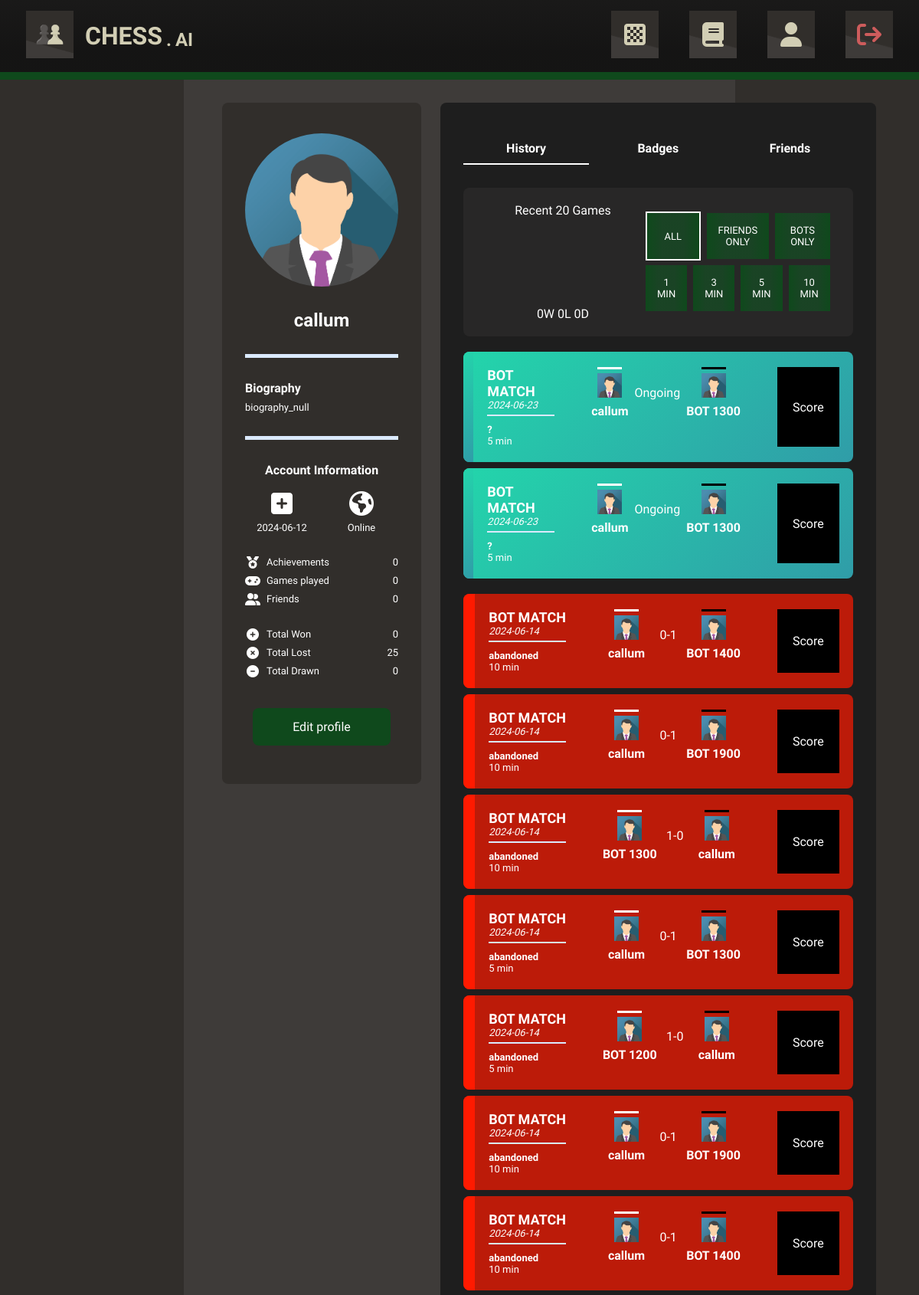
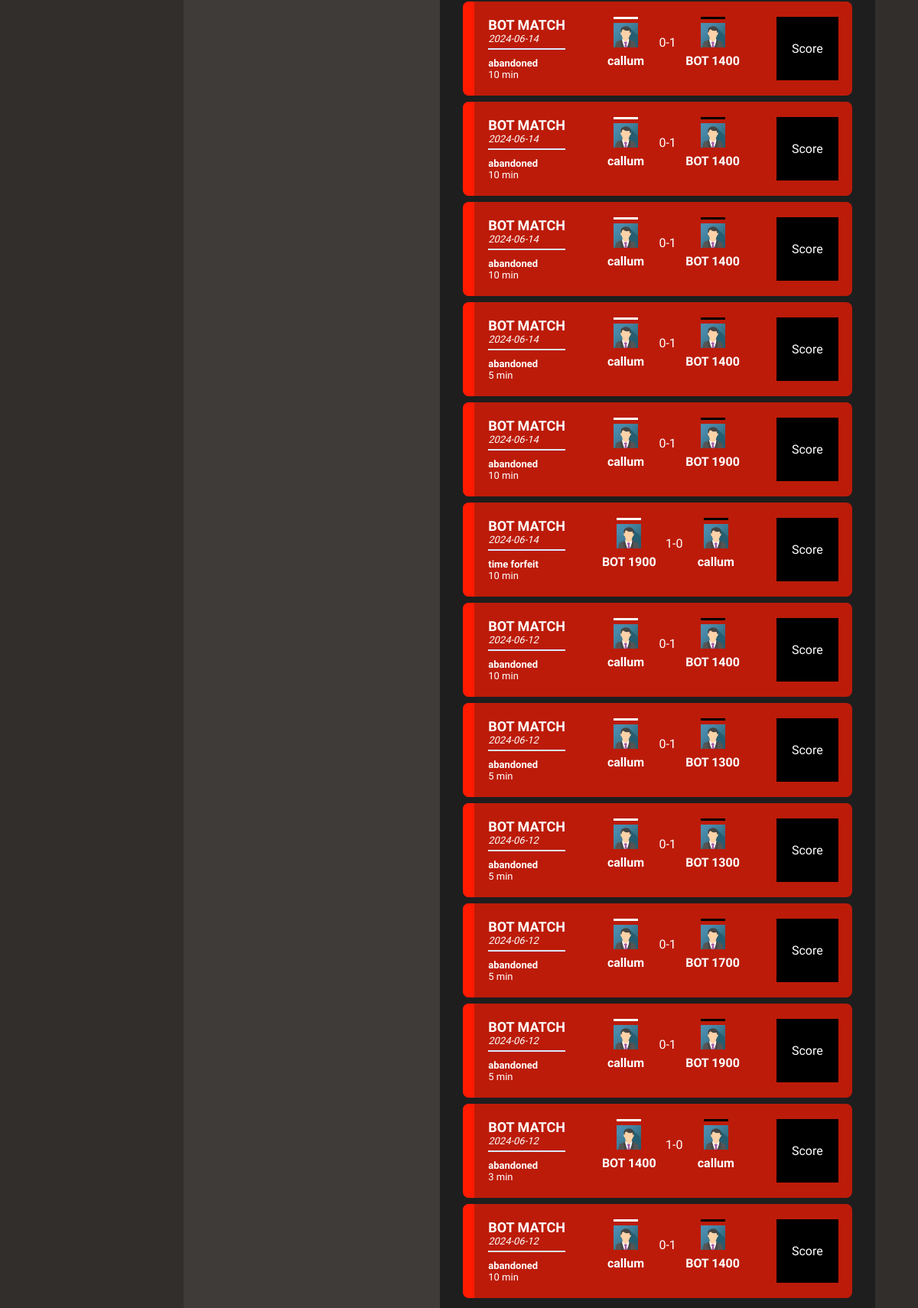
Screenshot of /profile (signed in, upper part) with the database file from the repository (2 pictures, top to bottom).
### tables this page shows
CREATE TABLE Player(
    PlayerID INTEGER PRIMARY KEY AUTOINCREMENT,
    Username TEXT UNIQUE NOT NULL,
    "Password" TEXT NOT NULL,
    "Status" TEXT NOT NULL,
    LastActive TIMESTAMP NOT NULL DEFAULT CURRENT_TIMESTAMP,
    Biography TEXT NOT NULL,
    Created TIMESTAMP NOT NULL DEFAULT CURRENT_TIMESTAMP,
    Picture TEXT NOT NULL,
    Wins INTEGER NOT NULL,
    Losses INTEGER NOT NULL,
    Draws INTEGER NOT NULL
);

CREATE TABLE Match (

    MatchID INTEGER PRIMARY KEY AUTOINCREMENT,
    Bot INTEGER NOT NULL,
    Player INTEGER NOT NULL,
    "Event" TEXT NOT NULL,
    "Site" TEXT NOT NULL,
    "Date" TIMESTAMP NOT NULL DEFAULT CURRENT_TIMESTAMP,
    Round TEXT NOT NULL,
    Result TEXT NOT NULL,
    "Time" INTEGER NOT NULL,
    Termination TEXT NOT NULL,
    Moves TEXT,

    FOREIGN KEY(Bot) REFERENCES MatchBot(BotID),
    FOREIGN KEY(Player) REFERENCES MatchPlayer(PlayerID),
    FOREIGN KEY("Time") REFERENCES TimeControl("Value")
);

CREATE TABLE Bot(
    BotID INTEGER PRIMARY KEY AUTOINCREMENT,
    Username TEXT UNIQUE NOT NULL,
    Rating TEXT NOT NULL
);

### app.py (the view, shortened to what this page needs)
@app.route('/profile', methods=['GET', 'PATCH'])
@login_required
def profile():
    display = request.args.get('display', default = 20, type = int)
    if display < 20: display = 20   # If user manually sets route to a negative number or 0 (which is invalid) reset the display filter to 20
    if request.method == 'GET':
        id = current_user.get_id()
        conn = get_db_connection()
        ongoing_games = conn.execute("SELECT * FROM Match WHERE Player = (?) AND Result = (?)", [id, "Ongoing"]).fetchall()
        finished_games = conn.execute("SELECT * FROM Match WHERE Player = (?) AND Result != (?)", [id, "Ongoing"]).fetchall()
        total = len(finished_games)
        if ongoing_games or finished_games:
            ongoing = bot_game_obj(id, ongoing_games)
            games = bot_game_obj(id, finished_games, display)
            conn.close()
            return render_template("pages/profile.html", games=games, ongoing=ongoing, total=total)
        else:
            conn.close()
            return render_template("pages/profile.html")

### templates/pages/profile.html (shortened to what this page needs)
{% extends "layout.html" %}
{% block head %}
  {{ super() }}
  <link rel="stylesheet" href="{{ url_for('static', filename='styles/css/profile.css') }}">
{% endblock %}
{% block content %}
<div class="container" style="height:fit-content;">
  <div class="wrapper">
    <div class="row">
      <div class="item middle">
        <img id="avatar" src="{{ current_user.picture }}" alt="Avatar failed to load..." title="{{ current_user.username }}'s Profile Picture">
      </div>
    </div>
    <div class="row">
      <div class="item middle">
        <div class="username" id="profile_username">
          {{ current_user.username }}
        </div>
      </div>
    </div>
    <div class="row">
      <div class="item middle">
          <hr>
      </div>
    </div>
    <div class="row col">
      <div class="item">
        <div class="title"> Biography</div>
      </div>
      <div class="item">
        <div class="text" id="profile_biography"> {{ current_user.biography }}</div>
      </div>
    </div>
    <div class="row">
      <div class="item middle">
          <hr>
      </div>
    </div>
    <div class="row col">
      <div class="item middle">
        <div class="title"> Account Information</div>
      </div>
      <div class="row">
        <div class="row col">
          <div class="item middle">
            <div class="icon" title="Account Created">
              <i class="fa-solid fa-square-plus fa-2x fa-fw"></i>
            </div>
          </div>
          <div class="item middle">
            <div class="text"> {{ current_user.created[:10]}}</div>
          </div>
        </div>
        <div class="row">
          <div class="row col">
            <div class="item middle">
              <div class="icon" title="Last Online">
                <i class="fa-solid fa-earth-americas fa-2x fa-fw"></i>
              </div>
            </div>
            <div class="item middle">
              <div class="text" id="profile_status"> {{ current_user.online }}</div>
            </div>
          </div>
        </div>
      </div>
    </div>
    <div class="row col">
      <div class="row">
        <div class="item left">
          <i class="fa-solid fa-medal fa-fw"></i>
        </div>
        <div class="item">
          <div class="text"> Achievements </div>
        </div>
        <div class="item right">
          <div class="text"> 0 </div>
        </div>
      </div>
      <div class="row">
        <div class="item left">
          <i class="fa-solid fa-gamepad fa-fw"></i>
        </div>
        <div class="item">
          <div class="text"> Games played </div>
        </div>
        <div class="item right">
          <div class="text"> 0 </div>
        </div>
      </div>
      <div class="row">
        <div class="item left">
          <i class="fa-solid fa-user-group fa-fw"></i>
        </div>
        <div class="item">
          <div class="text"> Friends </div>
        </div>
        <div class="item right">
          <div class="text"> 0 </div>
        </div>
      </div>
    </div>
    <div class="row col" >
      <div class="row">
        <div class="item left">
          <i class="fa-solid fa-circle-plus fa-fw"></i>
        </div>
        <div class="item">
          <div class="text"> Total Won </div>
        </div>
        <div class="item right">
          <div class="text" id="profile_wins"> {{current_user.wins}} </div>
        </div>
      </div>
      <div class="row">
        <div class="item left">
          <i class="fa-solid fa-circle-xmark fa-fw"></i>
        </div>
        <div class="item">
          <div class="text"> Total Lost </div>
        </div>
        <div class="item right">
          <div class="text" id="profile_losses"> {{current_user.losses}} </div>
        </div>
      </div>
      <div class="row">
        <div class="item left">
          <i class="fa-solid fa-circle-minus fa-fw"></i>
        </div>
        <div class="item">
          <div class="text"> Total Drawn </div>
        </div>
        <div class="item right">
          <div class="text" id="profile_draws"> {{current_user.draws}} </div>
        </div>
      </div>
    </div>
    <div class="row" style="margin-top: auto">
      <div class="item middle">
        <button class="button" onclick="edit(this)" type="submit" title="Create Account">
          Edit profile
        </button>
      </div>
    </div>
  </div>
</div>
<div class="container">
  <div class="wrapper">
    <div class="row">
      <button class="item middle selected" id="history-btn">
        <div class="title"> History</div>
      </button>
      <button class="item middle" id="badges-btn">
        <div class="title"> Badges</div>
      </button>
      <button class="item middle" id="friends-btn">
        <div class="title"> Friends</div>
      </button>
    </div>
    <div id="history-section">
      <div class="row col" id="recent">
        <div class="item">
          <div class="recent-container">
            <div class="wrapper">
              <div class="row">
                <div class="item left">
                  <div class="row col">
                    <div class="item middle">
                      Recent 20 Games
                    </div>
                    <div class="item middle" style="height:100px">
                      <canvas id="donut"></canvas>
                    </div>
                    <div class="row">
                      <div class="item middle" id="win-lose">
                        0W 0L 0D
                      </div>
                    </div>
                  </div>
                </div>
                <div class="row col">
                  <div class="row">
                    <div class="item middle">
                      <button class="filter-btn selected-btn" id="toggle-all" onclick="toggle_select(this.id)">
                        <div class="text"> All</div>
                      </button>
                    </div>
                    <div class="item middle">
                      <button class="filter-btn" id="toggle-friends" onclick="toggle_select(this.id)">
                        <div class="text"> Friends only</div>
                      </button>
                    </div>
                    <div class="item middle">
                      <button class="filter-btn" id="toggle-bots" onclick="toggle_select(this.id)">
                        <div class="text"> Bots only</div>
                      </button>
                    </div>
                  </div>
                  <div class="row">
                    <div class="item middle">
                      <button class="filter-btn" id="toggle-1minute" onclick="toggle_select(this.id)">
                        <div class="text"> 1 min</div>
                      </button>
                    </div>
                    <div class="item middle">
                      <button class="filter-btn" id="toggle-3minute" onclick="toggle_select(this.id)">
                        <div class="text"> 3 min</div>
                      </button>
                    </div>
                    <div class="item middle">
                      <button class="filter-btn" id="toggle-5minute" onclick="toggle_select(this.id)">
                        <div class="text"> 5 min</div>
                      </button>
                    </div>
                    <div class="item middle">
                      <button class="filter-btn" id="toggle-10minute" onclick="toggle_select(this.id)">
                        <div class="text"> 10 min</div>
                      </button>
                    </div>
                  </div>
                </div>
              </div>
            </div>
          </div>
        </div>
      </div>
      {% if not games and not ongoing %}
      <div class="item">
        <div class="helper-container">
          <div class="wrapper">
            You have no Match History.
          </div>
        </div>
      </div>
      {% else %}
      {% if ongoing %}
        <div class="row col" id="ongoing" style="padding-bottom: 20px;">
        {% for game in ongoing|reverse %}
          <a href="/game/bot/{{game.id}}" class="item" title="{{game.date[:-3]}}">
          <div class="game-container ongoing" id='{{game.id}}'>
            <div class="row">
              <div class="col indent"></div>
              <div class="col wrapper nogap">
                <div class="row">
                  <div class="event"> {{game.event}} </div>
                </div>
                <div class="row">
                  <div class="date"> {{game.date[:10]}} </div>
                </div>
                <div class="row">
                  <hr class="thin">
                </div>
                <div class="row">
                  <div class="termination"> {{game.termination}} </div>
                </div>
                <div class="row">
                  <div class="time"> {{game.time|string + " min"}} </div>
                </div>
              </div>
              <div class="col wrapper nogap participants">
                <div class="row">
                  <div class="col player">
                    <div class="player-white">
                      <img src="{{current_user.picture}}" alt="Avatar" class="row middle pic"> </img>
                    </div>
                    <div class="row middle player-username">
                      {% if game.computer.color == "white" %}
                        {{game.computer.username}}
                      {% else %}
                        {{game.human.username}}
                      {% endif %}
                    </div>
                  </div>
                  <div class="col row middle result">{{game.result}}</div>
                  <div class="col player">
                    <div class="player-black">
                      <img src="{{current_user.picture}}" alt="Avatar" class="row middle pic"> </img>
                    </div>
                    <div class="row middle player-username">
                      {% if game.computer.color == "black" %}
                      {{game.computer.username}}
                      {% else %}
                        {{game.human.username}}
                      {% endif %}
                    </div>
                  </div>
                </div>
              </div>
              <div class="col wrapper nogap performance">
                <div class="row">
                  <div class="col">
                    <div class="row middle"> Score</div>
                  </div>
                </div>
              </div>
            </div>
          </div>
          </a>
        {% endfor %}
        </div>
      {% endif %}
      <div class="row col" id="completed" style="padding-bottom: 20px;">
      {% for game in games|reverse %}
        <a href="/game/bot/{{game.id}}" class="item" title="{{game.date[:-3]}}">
          {% if game.result == "1-0" and game.human.color == "white" %}
          <div class="game-container win" id='{{game.id}}'>
          {% elif game.result == "1-0" and game.human.color == "black" %}
          <div class="game-container lose" id='{{game.id}}'>
          {% elif game.result == "0-1" and game.human.color == "white" %}
          <div class="game-container lose" id='{{game.id}}'>
          {% elif game.result == "0-1" and game.human.color == "black" %}
          <div class="game-container win" id='{{game.id}}'>
          {% elif game.result == "1/2-1/2" %}
          <div class="game-container draw" id='{{game.id}}'>
          {% endif %}
            <div class="row">
              <div class="col indent"></div>
              <div class="col wrapper nogap">
                <div class="row">
                  <div class="event"> {{game.event}} </div>
                </div>
                <div class="row">
                  <div class="date"> {{game.date[:10]}} </div>
                </div>
                <div class="row">
                  <hr class="thin">
                </div>
                <div class="row">
                  <div class="termination"> {{game.termination}} </div>
                </div>
                <div class="row">
                  <div class="time"> {{game.time|string + " min"}} </div>
                </div>
              </div>
              <div class="col wrapper nogap participants">
                <div class="row">
                  <div class="col player">
                    <div class="player-white">
                      <img src="{{current_user.picture}}" alt="Avatar" class="row middle pic"> </img>
                    </div>
                    <div class="row middle player-username">
                      {% if game.computer.color == "white" %}
                        {{game.computer.username}}
                      {% else %}
                        {{game.human.username}}
                      {% endif %}
                    </div>
                  </div>
                  <div class="col row middle result">{{game.result}}</div>
                  <div class="col player">
                    <div class="player-black">
                      <img src="{{current_user.picture}}" alt="Avatar" class="row middle pic"> </img>
                    </div>
                    <div class="row middle player-username">
                      {% if game.computer.color == "black" %}
                      {{game.computer.username}}
                      {% else %}
                        {{game.human.username}}
                      {% endif %}
                    </div>
                  </div>
                </div>
              </div>
              <div class="col wrapper nogap performance">
                <div class="row">
                  <div class="col">
                    <div class="row middle"> Score</div>
                  </div>
                </div>
              </div>
            </div>
          </div>
        </a>
      {% endfor %}
      </div>
      {% endif %}
    </div>
  </div>
</div>
{% endblock %}

### rows the page displays
Player: picture (placeholder picture), username "callum", biography "biography_null", Created "2024-06-12", online "Online", wins "0", losses "25", draws "0"
Match: event "BOT MATCH", Date "2024-06-23", termination "?", time "5 min", picture (placeholder picture), human.username "callum", result "Ongoing", computer.username "BOT 1300"
Match: event "BOT MATCH", Date "2024-06-23", termination "?", time "5 min", picture (placeholder picture), human.username "callum", result "Ongoing", computer.username "BOT 1300"
Match: event "BOT MATCH", Date "2024-06-14", termination "abandoned", time "10 min", picture (placeholder picture), human.username "callum", result "0-1", computer.username "BOT 1400"
Match: event "BOT MATCH", Date "2024-06-14", termination "abandoned", time "10 min", picture (placeholder picture), human.username "callum", result "0-1", computer.username "BOT 1900"
Match: event "BOT MATCH", Date "2024-06-14", termination "abandoned", time "10 min", picture (placeholder picture), computer.username "BOT 1300", result "1-0", human.username "callum"
Match: event "BOT MATCH", Date "2024-06-14", termination "abandoned", time "5 min", picture (placeholder picture), human.username "callum", result "0-1", computer.username "BOT 1300"
Match: event "BOT MATCH", Date "2024-06-14", termination "abandoned", time "5 min", picture (placeholder picture), computer.username "BOT 1200", result "1-0", human.username "callum"
Match: event "BOT MATCH", Date "2024-06-14", termination "abandoned", time "10 min", picture (placeholder picture), human.username "callum", result "0-1", computer.username "BOT 1900"
Match: event "BOT MATCH", Date "2024-06-14", termination "abandoned", time "10 min", picture (placeholder picture), human.username "callum", result "0-1", computer.username "BOT 1400"
Match: event "BOT MATCH", Date "2024-06-14", termination "abandoned", time "10 min", picture (placeholder picture), human.username "callum", result "0-1", computer.username "BOT 1400"
Match: event "BOT MATCH", Date "2024-06-14", termination "abandoned", time "10 min", picture (placeholder picture), human.username "callum", result "0-1", computer.username "BOT 1400"
Match: event "BOT MATCH", Date "2024-06-14", termination "abandoned", time "10 min", picture (placeholder picture), human.username "callum", result "0-1", computer.username "BOT 1400"
Match: event "BOT MATCH", Date "2024-06-14", termination "abandoned", time "5 min", picture (placeholder picture), human.username "callum", result "0-1", computer.username "BOT 1400"
Match: event "BOT MATCH", Date "2024-06-14", termination "abandoned", time "10 min", picture (placeholder picture), human.username "callum", result "0-1", computer.username "BOT 1900"
Match: event "BOT MATCH", Date "2024-06-14", termination "time forfeit", time "10 min", picture (placeholder picture), computer.username "BOT 1900", result "1-0", human.username "callum"
Match: event "BOT MATCH", Date "2024-06-12", termination "abandoned", time "10 min", picture (placeholder picture), human.username "callum", result "0-1", computer.username "BOT 1400"
Match: event "BOT MATCH", Date "2024-06-12", termination "abandoned", time "5 min", picture (placeholder picture), human.username "callum", result "0-1", computer.username "BOT 1300"
Match: event "BOT MATCH", Date "2024-06-12", termination "abandoned", time "5 min", picture (placeholder picture), human.username "callum", result "0-1", computer.username "BOT 1300"
Match: event "BOT MATCH", Date "2024-06-12", termination "abandoned", time "5 min", picture (placeholder picture), human.username "callum", result "0-1", computer.username "BOT 1700"
Match: event "BOT MATCH", Date "2024-06-12", termination "abandoned", time "5 min", picture (placeholder picture), human.username "callum", result "0-1", computer.username "BOT 1900"
Match: event "BOT MATCH", Date "2024-06-12", termination "abandoned", time "3 min", picture (placeholder picture), computer.username "BOT 1400", result "1-0", human.username "callum"
Match: event "BOT MATCH", Date "2024-06-12", termination "abandoned", time "10 min", picture (placeholder picture), human.username "callum", result "0-1", computer.username "BOT 1400"
